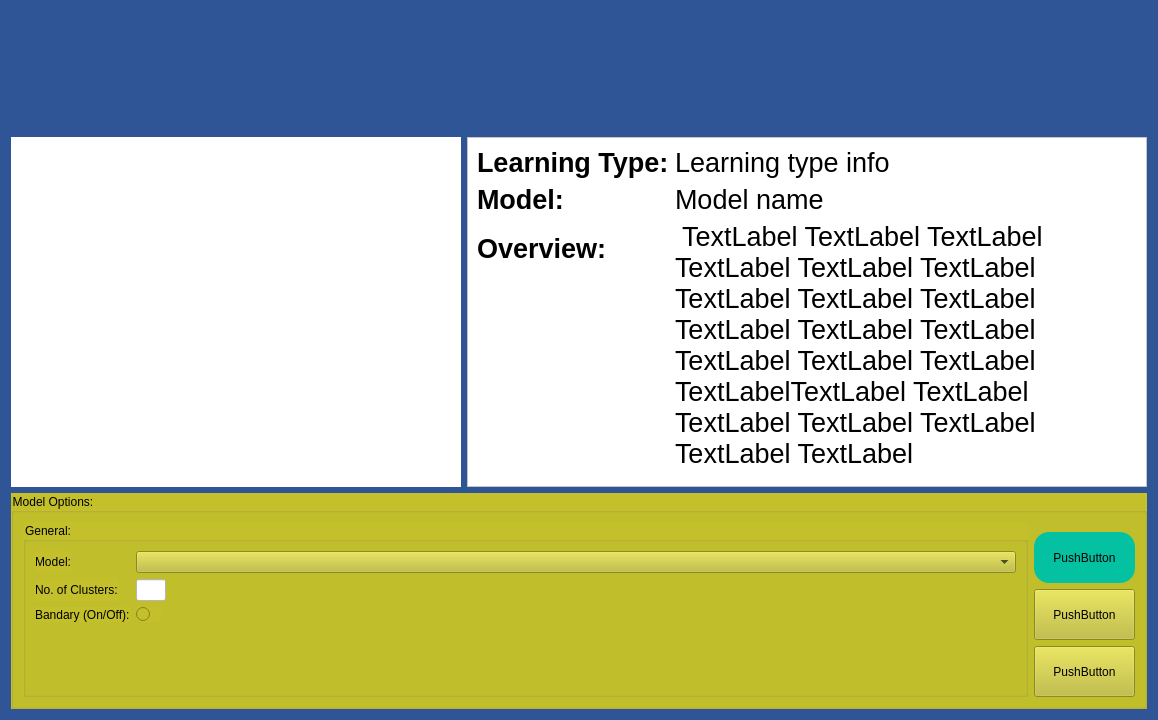
<?xml version="1.0" encoding="UTF-8"?>
<ui version="4.0">
 <class>Form</class>
 <widget class="QWidget" name="Form">
  <property name="geometry">
   <rect>
    <x>0</x>
    <y>0</y>
    <width>1158</width>
    <height>720</height>
   </rect>
  </property>
  <property name="windowTitle">
   <string>Form</string>
  </property>
  <property name="styleSheet">
   <string notr="true">background-color:rgb(47, 85, 151);</string>
  </property>
  <layout class="QVBoxLayout" name="verticalLayout_2">
   <item>
    <layout class="QHBoxLayout" name="horizontalLayout">
     <item>
      <spacer name="horizontalSpacer">
       <property name="orientation">
        <enum>Qt::Horizontal</enum>
       </property>
       <property name="sizeHint" stdset="0">
        <size>
         <width>40</width>
         <height>20</height>
        </size>
       </property>
      </spacer>
     </item>
     <item>
      <widget class="QLabel" name="label">
       <property name="minimumSize">
        <size>
         <width>582</width>
         <height>120</height>
        </size>
       </property>
       <property name="maximumSize">
        <size>
         <width>582</width>
         <height>120</height>
        </size>
       </property>
       <property name="text">
        <string/>
       </property>
       <property name="pixmap">
        <pixmap>Developer/Swansea Uni/Project/Code/Project/Images/freeplay.png</pixmap>
       </property>
      </widget>
     </item>
     <item>
      <spacer name="horizontalSpacer_2">
       <property name="orientation">
        <enum>Qt::Horizontal</enum>
       </property>
       <property name="sizeHint" stdset="0">
        <size>
         <width>40</width>
         <height>20</height>
        </size>
       </property>
      </spacer>
     </item>
    </layout>
   </item>
   <item>
    <layout class="QHBoxLayout" name="horizontalLayout_2">
     <item>
      <widget class="QWidget" name="widget" native="true">
       <property name="sizePolicy">
        <sizepolicy hsizetype="Preferred" vsizetype="Preferred">
         <horstretch>0</horstretch>
         <verstretch>0</verstretch>
        </sizepolicy>
       </property>
       <property name="minimumSize">
        <size>
         <width>450</width>
         <height>350</height>
        </size>
       </property>
       <property name="maximumSize">
        <size>
         <width>855</width>
         <height>525</height>
        </size>
       </property>
       <property name="styleSheet">
        <string notr="true">background-color: white;</string>
       </property>
      </widget>
     </item>
     <item>
      <layout class="QHBoxLayout" name="horizontalLayout_3" stretch="0">
       <item>
        <widget class="QFrame" name="frame">
         <property name="sizePolicy">
          <sizepolicy hsizetype="Preferred" vsizetype="Preferred">
           <horstretch>2</horstretch>
           <verstretch>0</verstretch>
          </sizepolicy>
         </property>
         <property name="minimumSize">
          <size>
           <width>570</width>
           <height>350</height>
          </size>
         </property>
         <property name="maximumSize">
          <size>
           <width>1710</width>
           <height>525</height>
          </size>
         </property>
         <property name="styleSheet">
          <string notr="true">background-color:white;
</string>
         </property>
         <property name="frameShape">
          <enum>QFrame::StyledPanel</enum>
         </property>
         <property name="frameShadow">
          <enum>QFrame::Raised</enum>
         </property>
         <layout class="QFormLayout" name="formLayout_2">
          <item row="0" column="0">
           <widget class="QLabel" name="label_2">
            <property name="font">
             <font>
              <pointsize>20</pointsize>
              <weight>75</weight>
              <bold>true</bold>
             </font>
            </property>
            <property name="text">
             <string>Learning Type:</string>
            </property>
           </widget>
          </item>
          <item row="0" column="1">
           <widget class="QLabel" name="label_3">
            <property name="font">
             <font>
              <pointsize>20</pointsize>
             </font>
            </property>
            <property name="text">
             <string>Learning type info</string>
            </property>
           </widget>
          </item>
          <item row="1" column="0">
           <widget class="QLabel" name="label_4">
            <property name="font">
             <font>
              <pointsize>20</pointsize>
              <weight>75</weight>
              <bold>true</bold>
             </font>
            </property>
            <property name="text">
             <string>Model:</string>
            </property>
           </widget>
          </item>
          <item row="1" column="1">
           <widget class="QLabel" name="label_5">
            <property name="font">
             <font>
              <pointsize>20</pointsize>
             </font>
            </property>
            <property name="text">
             <string>Model name</string>
            </property>
           </widget>
          </item>
          <item row="2" column="0">
           <widget class="QLabel" name="label_6">
            <property name="font">
             <font>
              <pointsize>20</pointsize>
              <weight>75</weight>
              <bold>true</bold>
             </font>
            </property>
            <property name="text">
             <string>Overview:</string>
            </property>
           </widget>
          </item>
          <item row="2" column="1">
           <widget class="QLabel" name="label_7">
            <property name="font">
             <font>
              <pointsize>20</pointsize>
             </font>
            </property>
            <property name="text">
             <string> TextLabel TextLabel TextLabel TextLabel TextLabel TextLabel TextLabel TextLabel TextLabel TextLabel TextLabel TextLabel TextLabel TextLabel TextLabel TextLabelTextLabel TextLabel TextLabel TextLabel TextLabel TextLabel TextLabel</string>
            </property>
            <property name="wordWrap">
             <bool>true</bool>
            </property>
           </widget>
          </item>
         </layout>
        </widget>
       </item>
      </layout>
     </item>
    </layout>
   </item>
   <item>
    <layout class="QVBoxLayout" name="verticalLayout">
     <item>
      <widget class="QGroupBox" name="groupBox">
       <property name="sizePolicy">
        <sizepolicy hsizetype="Preferred" vsizetype="Preferred">
         <horstretch>0</horstretch>
         <verstretch>0</verstretch>
        </sizepolicy>
       </property>
       <property name="minimumSize">
        <size>
         <width>700</width>
         <height>210</height>
        </size>
       </property>
       <property name="maximumSize">
        <size>
         <width>16777215</width>
         <height>600</height>
        </size>
       </property>
       <property name="styleSheet">
        <string notr="true">background-color: rgb(195, 192, 44);</string>
       </property>
       <property name="title">
        <string>Model Options:</string>
       </property>
       <layout class="QHBoxLayout" name="horizontalLayout_5">
        <item>
         <layout class="QHBoxLayout" name="horizontalLayout_6">
          <item>
           <widget class="QGroupBox" name="groupBox_2">
            <property name="title">
             <string>General:</string>
            </property>
            <layout class="QFormLayout" name="formLayout_3">
             <item row="0" column="0">
              <widget class="QLabel" name="label_8">
               <property name="text">
                <string>Model:</string>
               </property>
              </widget>
             </item>
             <item row="0" column="1">
              <widget class="QComboBox" name="comboBox"/>
             </item>
             <item row="1" column="0">
              <widget class="QLabel" name="label_9">
               <property name="text">
                <string>No. of Clusters:</string>
               </property>
              </widget>
             </item>
             <item row="1" column="1">
              <widget class="QLineEdit" name="lineEdit">
               <property name="maximumSize">
                <size>
                 <width>30</width>
                 <height>16777215</height>
                </size>
               </property>
               <property name="autoFillBackground">
                <bool>false</bool>
               </property>
               <property name="styleSheet">
                <string notr="true">background-color: white;
</string>
               </property>
              </widget>
             </item>
             <item row="2" column="0">
              <widget class="QLabel" name="label_10">
               <property name="text">
                <string>Bandary (On/Off):</string>
               </property>
              </widget>
             </item>
             <item row="2" column="1">
              <widget class="QRadioButton" name="radioButton">
               <property name="maximumSize">
                <size>
                 <width>25</width>
                 <height>16777215</height>
                </size>
               </property>
               <property name="text">
                <string/>
               </property>
              </widget>
             </item>
            </layout>
           </widget>
          </item>
         </layout>
        </item>
        <item>
         <layout class="QHBoxLayout" name="horizontalLayout_8"/>
        </item>
        <item>
         <layout class="QHBoxLayout" name="horizontalLayout_9"/>
        </item>
        <item>
         <layout class="QHBoxLayout" name="horizontalLayout_4"/>
        </item>
        <item>
         <layout class="QHBoxLayout" name="horizontalLayout_7">
          <item>
           <layout class="QVBoxLayout" name="verticalLayout_3">
            <item>
             <spacer name="verticalSpacer">
              <property name="orientation">
               <enum>Qt::Vertical</enum>
              </property>
              <property name="sizeHint" stdset="0">
               <size>
                <width>20</width>
                <height>40</height>
               </size>
              </property>
             </spacer>
            </item>
            <item>
             <widget class="QPushButton" name="pushButton_2">
              <property name="minimumSize">
               <size>
                <width>101</width>
                <height>51</height>
               </size>
              </property>
              <property name="styleSheet">
               <string notr="true">background-color: rgb(3, 193, 161);
border-radius: 15px;</string>
              </property>
              <property name="text">
               <string>PushButton</string>
              </property>
             </widget>
            </item>
            <item>
             <widget class="QPushButton" name="pushButton">
              <property name="minimumSize">
               <size>
                <width>101</width>
                <height>51</height>
               </size>
              </property>
              <property name="text">
               <string>PushButton</string>
              </property>
             </widget>
            </item>
            <item>
             <widget class="QPushButton" name="pushButton_3">
              <property name="minimumSize">
               <size>
                <width>101</width>
                <height>51</height>
               </size>
              </property>
              <property name="text">
               <string>PushButton</string>
              </property>
             </widget>
            </item>
           </layout>
          </item>
         </layout>
        </item>
       </layout>
      </widget>
     </item>
    </layout>
   </item>
  </layout>
 </widget>
 <resources/>
 <connections/>
</ui>
